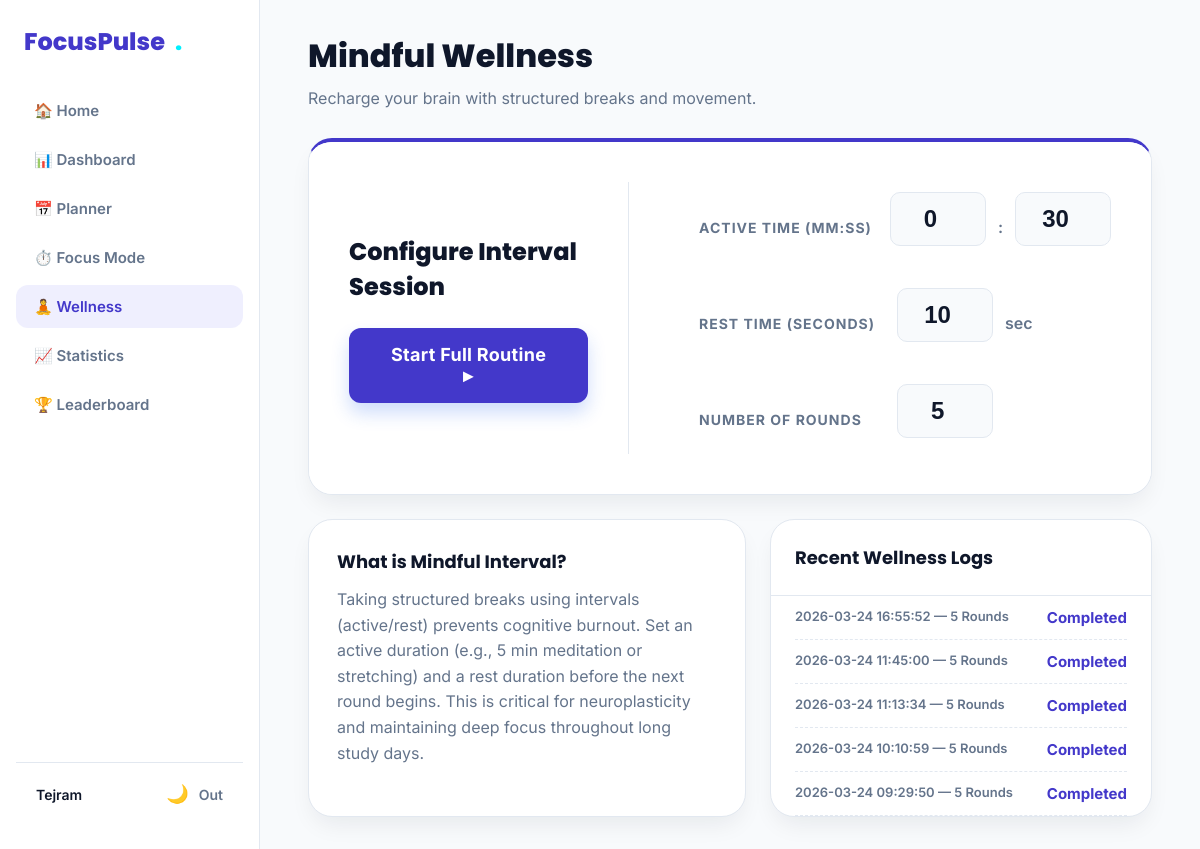
Screenshot of /wellness (signed in) with the database file from the repository.
### tables this page shows
CREATE TABLE wellness_sessions (
                id INTEGER PRIMARY KEY AUTOINCREMENT,
                user_id INTEGER NOT NULL,
                active_minutes INTEGER DEFAULT 0,
                active_seconds INTEGER DEFAULT 30,
                rest_seconds INTEGER DEFAULT 10,
                rounds INTEGER DEFAULT 5,
                completed_rounds INTEGER DEFAULT 0,
                total_active_time INTEGER DEFAULT 0,
                status TEXT DEFAULT 'Completed',
                created_at TIMESTAMP DEFAULT CURRENT_TIMESTAMP,
                FOREIGN KEY (user_id) REFERENCES users(id) ON DELETE CASCADE
            );

### app.py (the view)
@app.route("/wellness")
@login_required
def wellness():
    user_id = session["user_id"]
    conn = get_db_connection()
    recent_wellness = []
    try:
        recent_wellness = conn.execute(
            """
            SELECT * FROM wellness_sessions
            WHERE user_id = ?
            ORDER BY created_at DESC
            LIMIT 5
            """,
            (user_id,)
        ).fetchall()
    except Exception as e:
        print(f"Error fetching wellness: {e}")
    conn.close()
    return render_template("wellness.html", recent_wellness=recent_wellness)

### app.py (called while the page is built)
def get_db_connection():
    conn = sqlite3.connect(DATABASE)
    conn.row_factory = sqlite3.Row
    return conn

def login_required(f):
    @wraps(f)
    def decorated_function(*args, **kwargs):
        if "user_id" not in session:
            flash("Please log in to access this page", "error")
            return redirect(url_for("login"))
        return f(*args, **kwargs)
    return decorated_function

### templates/wellness.html (shortened to what this page needs)
<!DOCTYPE html>
<html lang="en">
<head>
    <link rel="stylesheet" href="{{ url_for('static', filename='css/style.css') }}">
    <link rel="stylesheet" href="{{ url_for('static', filename='css/modern.css') }}">
</head>
<body>
    <div class="app-container">
        <aside class="app-sidebar" id="sidebar">
            <div class="logo">FocusPulse <span style="color:var(--electric-cyan);">.</span></div>
            <nav class="app-nav">
                <a href="{{ url_for('home') }}">🏠 Home</a>
                <a href="{{ url_for('dashboard') }}">📊 Dashboard</a>
                <a href="{{ url_for('planner') }}">📅 Planner</a>
                <a href="{{ url_for('focus') }}">⏱️ Focus Mode</a>
                <a href="{{ url_for('wellness') }}" class="active">🧘 Wellness</a>
                <a href="{{ url_for('statistics') }}">📈 Statistics</a>
                <a href="{{ url_for('leaderboard') }}">🏆 Leaderboard</a>
            </nav>
            <div class="app-sidebar-footer">
                <div style="font-weight:600; font-size:14px;">{{ session.get('user_name', 'Student') }}</div>
                <div style="display:flex; gap:10px; align-items:center;">
                    <button id="themeToggleBtn"
                        style="background:transparent; border:none; cursor:pointer; font-size:18px;">🌙</button>
                    <a href="{{ url_for('logout') }}"
                        style="color:var(--core-muted); text-decoration:none; font-size:14px; font-weight:600;">Out</a>
                </div>
            </div>
        </aside>
        <div style="flex:1; display:flex; flex-direction:column; overflow:hidden;">
            <main class="app-main">
                <div style="margin-bottom: 30px; display:flex; justify-content:space-between; align-items:flex-end;">
                    <div>
                        <h2 style="font-size:32px; font-weight:800; margin-bottom:8px; color:var(--core-text);">Mindful
                            Wellness</h2>
                        <p style="color:var(--core-muted); font-size:16px;">Recharge your brain with structured breaks
                            and movement.</p>
                    </div>
                </div>
                <div class="wellness-page-wrapper" style="margin:0; max-width:100%; padding:0;">
                    <div class="m-card" style="padding:0; overflow:hidden; border-top:4px solid var(--indigo-primary);">
                        <div class="wellness-content" style="padding:40px; background:var(--core-surface);">
                            <div class="wellness-panel-left" style="border-right: 1px solid var(--core-border);">
                                <h3
                                    style="font-size:24px; color:var(--core-text); margin-bottom:24px; font-weight:800;">
                                    Configure Interval Session</h3>
                                <button class="wellness-btn-start btn" id="startWellnessBtn"
                                    style="background:var(--indigo-primary); font-family:'Inter', sans-serif; font-weight:700; border-radius:12px;">Start
                                    Full Routine ►</button>
                            </div>
                            <div class="wellness-panel-right">
                                <form id="wellnessSetupForm">
                                    <div class="wellness-form-group wellness-multi-input">
                                        <label style="color:var(--core-muted);">Active Time (MM:SS)</label>
                                        <div class="wellness-input-wrapper">
                                            <input type="number" id="activeMinutes" min="0" max="60" value="0"
                                                style="background:var(--core-bg); color:var(--core-text); border:1px solid var(--core-border);">
                                            <span class="wellness-unit" style="color:var(--core-muted);">:</span>
                                            <input type="number" id="activeSeconds" min="0" max="59" value="30"
                                                style="background:var(--core-bg); color:var(--core-text); border:1px solid var(--core-border);">
                                        </div>
                                    </div>
                                    <div class="wellness-form-group">
                                        <label style="color:var(--core-muted);">Rest Time (Seconds)</label>
                                        <div class="wellness-input-wrapper">
                                            <input type="number" id="restSeconds" min="0" max="120" value="10"
                                                style="background:var(--core-bg); color:var(--core-text); border:1px solid var(--core-border);">
                                            <span class="wellness-unit" style="color:var(--core-muted);">sec</span>
                                        </div>
                                    </div>
                                    <div class="wellness-form-group" style="margin-bottom:0;">
                                        <label style="color:var(--core-muted);">Number of Rounds</label>
                                        <div class="wellness-input-wrapper">
                                            <input type="number" id="roundCount" min="1" max="20" value="5"
                                                style="background:var(--core-bg); color:var(--core-text); border:1px solid var(--core-border);">
                                        </div>
                                    </div>
                                </form>
                            </div>
                        </div>
                    </div>
                    <div class="wellness-info-grid" style="margin-top:24px;">
                        <div class="m-card" style="flex:1;">
                            <h3 style="font-size:18px; margin-bottom:12px;">What is Mindful Interval?</h3>
                            <p style="color:var(--core-muted); line-height:1.6;">Taking structured breaks using
                                intervals (active/rest) prevents cognitive burnout. Set an active duration (e.g., 5 min
                                meditation or stretching) and a rest duration before the next round begins. This is
                                critical for neuroplasticity and maintaining deep focus throughout long study days.</p>
                        </div>
                        <div class="m-card" style="flex:1; padding:0; overflow:hidden;">
                            <div style="padding:24px; border-bottom:1px solid var(--core-border);">
                                <h3 style="margin:0; font-size:18px;">Recent Wellness Logs</h3>
                            </div>
                            {% if recent_wellness %}
                            <div style="padding:0 24px;">
                                {% for log in recent_wellness %}
                                <div class="wellness-stat-row" style="border-bottom: 1px dashed var(--core-border);">
                                    <span class="wellness-stat-label"
                                        style="color:var(--core-muted); font-size:13px;">{{ log["created_at"].split("
                                        ")[0] }} — {{ log["rounds"] }} Rounds</span>
                                    <span class="wellness-stat-value"
                                        style="color:var(--indigo-primary); font-weight:700;">{{ log["status"] }}</span>
                                </div>
                                {% endfor %}
                            </div>
                            {% else %}
                            <div style="padding:40px; text-align:center; color:var(--core-muted);">No logs recorded.
                                Start a session to track wellness.</div>
                            {% endif %}
                        </div>
                    </div>
                </div>
            </main>
        </div>
    </div>
</body>
</html>

### static/css/style.css (style rules this page uses)
* { margin: 0; padding: 0; box-sizing: border-box; }
:root { --bg: #f4f7fb; --surface: #ffffff; --surface-soft: #f8fafc; --text: #0f172a; --muted: #64748b; --border: #dbe3ee; --primary: #2563eb; --primary-dark: #1d4ed8; --indigo: #4f46e5; --indigo-dark: #4338ca; --success: #16a34a; --success-dark: #15803d; --danger: #dc2626; --danger-dark: #b91c1c; --shadow: 0 10px 25px rgba(15, 23, 42, 0.08); --shadow-hover: 0 16px 35px rgba(15, 23, 42, 0.12); --radius: 18px; }
body { font-family: "Inter", "Segoe UI", Arial, sans-serif; background: linear-gradient(180deg, #eef3f9 0%, #f7f9fc 100%); color: var(--text); min-height: 100vh; }
.btn, .small-btn, .delete-btn { display: inline-block; text-decoration: none; border: none; border-radius: 14px; font-weight: 700; cursor: pointer; transition: all 0.25s ease; }
.btn { padding: 14px 18px; font-size: 15px; letter-spacing: 0.3px; background: linear-gradient(135deg, var(--primary) 0%, var(--primary-dark) 100%); color: white; box-shadow: 0 10px 18px rgba(37, 99, 235, 0.22); }
form { margin-top: 10px; }
input, select { width: 100%; padding: 12px 14px; margin-bottom: 16px; border-radius: 12px; border: 1px solid #e2e8f0; font-size: 15px; transition: all 0.2s ease; background: white; }
.wellness-page-wrapper { width: 100%; max-width: 1200px; margin: 40px auto 60px; padding: 0 20px; box-sizing: border-box; }
.wellness-content { display: flex; flex-direction: row; padding: 50px 40px; gap: 40px; }
.wellness-panel-left, .wellness-panel-right { flex: 1; display: flex; flex-direction: column; justify-content: center; }
.wellness-panel-left { align-items: center; border-right: 1px solid #e2e8f0; padding-right: 40px; }
.wellness-panel-right { padding-left: 10px; }
.wellness-btn-start { background-color: #1a365d; color: #ffffff; font-size: 18px; padding: 16px 40px; border: none; border-radius: 6px; cursor: pointer; transition: 0.25s ease; }
.wellness-form-group { margin-bottom: 26px; display: grid; grid-template-columns: 180px 1fr; align-items: center; gap: 18px; }
.wellness-form-group.wellness-multi-input { display: flex; justify-content: flex-start; gap: 18px; }
.wellness-form-group label { font-size: 14px; color: #64748b; text-transform: uppercase; letter-spacing: 1px; font-weight: 700; white-space: nowrap; }
.wellness-input-wrapper { display: flex; align-items: center; gap: 12px; }
.wellness-panel-right { padding-left: 30px; display: flex; flex-direction: column; justify-content: center; }
.wellness-panel-right input[type="number"] { width: 96px; height: 54px; padding: 10px 12px; font-size: 24px; font-weight: 700; color: #1e293b; border: 1px solid #e2e8f0; border-radius: 10px; background-color: #fafafa; text-align: center; outline: none; }
.wellness-unit { font-size: 16px; color: #475569; font-weight: 600; }
.wellness-info-grid { display: flex; gap: 24px; width: 100%; }
.wellness-stat-row { display: flex; justify-content: space-between; padding: 12px 0; border-bottom: 1px dashed #e2e8f0; font-size: 15px; }
.wellness-stat-row:last-child { border-bottom: none; }
.wellness-stat-label { color: #64748b; font-weight: 600; }
.wellness-stat-value { color: #1e293b; font-weight: bold; }

### rows the page displays
wellness_sessions: created_at "2026-03-24 16:55:52", rounds "5", status "Completed"
wellness_sessions: created_at "2026-03-24 11:45:00", rounds "5", status "Completed"
wellness_sessions: created_at "2026-03-24 11:13:34", rounds "5", status "Completed"
wellness_sessions: created_at "2026-03-24 10:10:59", rounds "5", status "Completed"
wellness_sessions: created_at "2026-03-24 09:29:50", rounds "5", status "Completed"

### other values shown
{{ session.get('user_name', 'Student') }} "Tejram"
